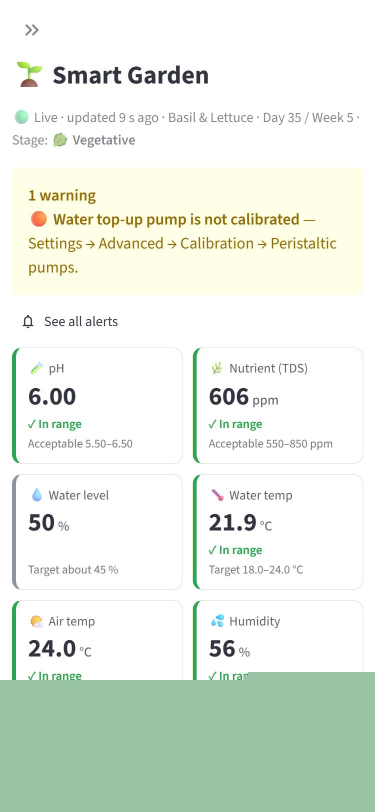
#> input picture docs/poster/screens/phone_home_raw.jpg, 750 x 1624 px (shown at 1/2 size)
$ python frame_screens.py phone screens/phone_home_raw.jpg phone_home.png
#> lines starting #> are read from the running program, lines starting #| are printed output that depends on the picture; after the words box and inside, x2 and y2 are one past the last pixel; in counts of white or black regions, pixels touching at a corner belong together
"""Put dashboard screenshots in simple device frames for the poster.

    python frame_screens.py phone screens/phone_home_raw.jpg phone_home.png
    python frame_screens.py browser screens/desktop_trends_raw.png desktop_trends.png

phone: rounded dark bezel, camera notch, side buttons, soft shadow.
browser: window with title bar, three dots, address bar showing the dashboard URL.
Transparent background (PNG) so the frame sits on any poster colour.
"""
import sys

from PIL import Image, ImageDraw, ImageFilter, ImageFont

BEZEL = (28, 31, 36, 255)
FRAME_EDGE = (70, 76, 86, 255)


# [7 lines left out: function _font, not called in this run]


def _shadow(size, box, radius, blur, offset=(0, 18), alpha=90):
    sh = Image.new("RGBA", size, (0, 0, 0, 0))
    d = ImageDraw.Draw(sh)
    x0, y0, x1, y1 = box
    d.rounded_rectangle((x0 + offset[0], y0 + offset[1], x1 + offset[0], y1 + offset[1]),
                        radius, fill=(0, 0, 0, alpha))
    return sh.filter(ImageFilter.GaussianBlur(blur))


def phone(src, out, screen_w=750):
#> called with src = 'screens/phone_home_raw.jpg', out = 'phone_home.png', screen_w = 750
    shot = Image.open(src).convert("RGBA")
    scale = screen_w / shot.width
#> scale = 1
    shot = shot.resize((screen_w, int(shot.height * scale)), Image.LANCZOS)
    sw, sh = shot.size
#> sw = 750; sh = 1624
    bezel = int(screen_w * 0.045)
    r_out, r_in = int(screen_w * 0.14), int(screen_w * 0.10)
    margin = 90
    W, H = sw + 2 * bezel + 2 * margin, sh + 2 * bezel + 2 * margin
#> W = 996; H = 1870
    body = (margin, margin, margin + sw + 2 * bezel, margin + sh + 2 * bezel)
#> body = (90, 90, 906, 1780)
    canvas = Image.new("RGBA", (W, H), (0, 0, 0, 0))
#> canvas: PIL image 996x1870 RGBA; every value is 0
    canvas.alpha_composite(_shadow((W, H), body, r_out, 28))
#> in _shadow, `return sh.filter(ImageFilter.GaussianBlur(blur))`:
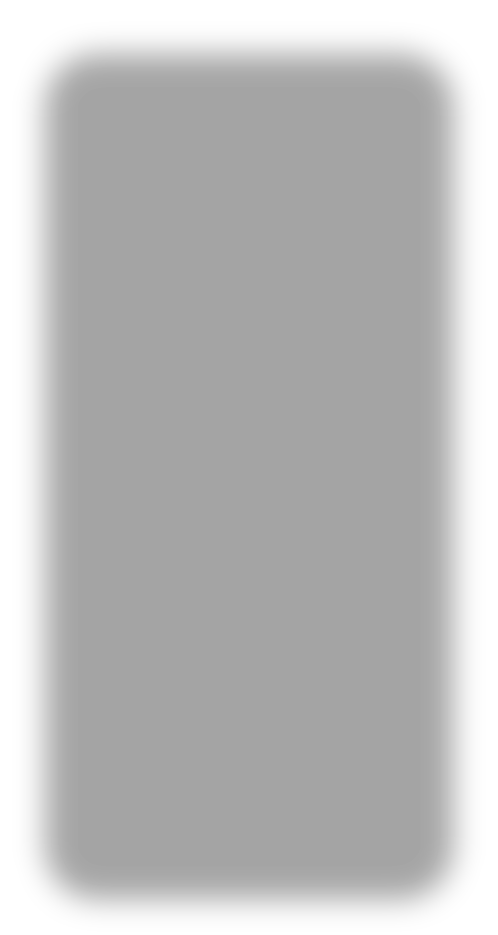
#> returned value: PIL image 996x1870 RGBA (shown at 1/2 size); mean R, G, B, A 0, 0, 0, 66.3; transparent parts drawn white
    d = ImageDraw.Draw(canvas)
    # side buttons
    bx = body[2] - 2
#> bx = 904
    d.rounded_rectangle((bx, body[1] + 260, bx + 10, body[1] + 400), 5, fill=FRAME_EDGE)
    d.rounded_rectangle((body[0] - 8, body[1] + 220, body[0] + 2, body[1] + 300), 5, fill=FRAME_EDGE)
    d.rounded_rectangle((body[0] - 8, body[1] + 320, body[0] + 2, body[1] + 400), 5, fill=FRAME_EDGE)
    d.rounded_rectangle(body, r_out, fill=BEZEL, outline=FRAME_EDGE, width=4)
    # screen with rounded corners
    mask = Image.new("L", (sw, sh), 0)
#> mask: PIL image 750x1624 L; every value is 0
    ImageDraw.Draw(mask).rounded_rectangle((0, 0, sw - 1, sh - 1), r_in, fill=255)
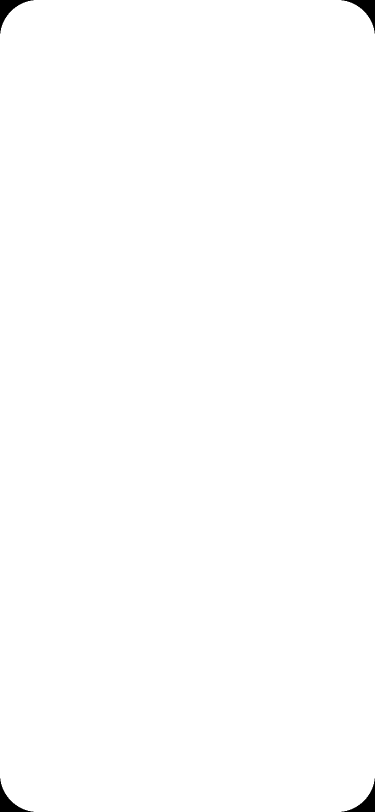
#> mask: PIL image 750x1624 L (shown at 1/2 size); 99.6% white; 4 black regions, box (x1, y1, x2, y2) and area: (0, 0, 67, 67) 1230, (683, 0, 750, 67) 1230, (0, 1557, 67, 1624) 1230, (683, 1557, 750, 1624) 1230
    canvas.paste(shot, (body[0] + bezel, body[1] + bezel), mask)
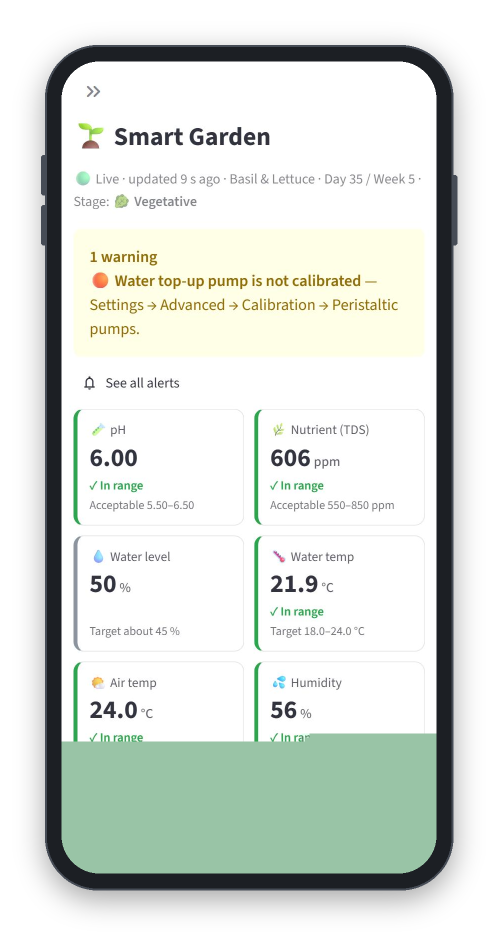
#> canvas: PIL image 996x1870 RGBA (shown at 1/2 size); mean R, G, B, A 153.4, 158.9, 153, 190.9; transparent parts drawn white
    # camera notch (pill)
    cx = (body[0] + body[2]) // 2
#> cx = 498
    nw, nh = int(screen_w * 0.28), int(screen_w * 0.06)
    top = body[1] + bezel + 14
#> top = 137
    d.rounded_rectangle((cx - nw // 2, top, cx + nw // 2, top + nh), nh // 2, fill=BEZEL)
    canvas.save(out)
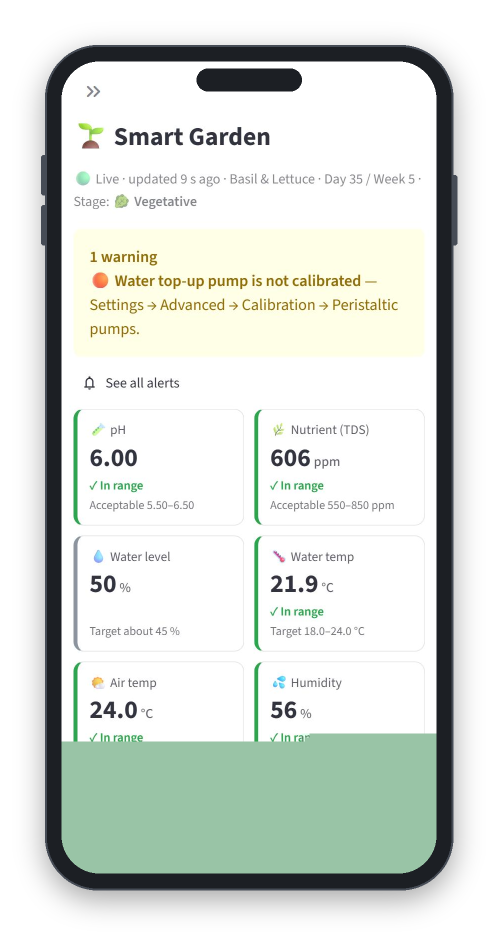
#> saved as phone_home.png: PIL image 996x1870 RGBA (shown at 1/2 size); mean R, G, B, A 152.3, 157.7, 151.9, 190.9; transparent parts drawn white


# [36 lines left out: functions browser, crop, not called in this run]


if __name__ == "__main__":
    kind, src, out = sys.argv[1], sys.argv[2], sys.argv[3]
    if len(sys.argv) > 5:          # optional crop: top height (raw pixels)
        src = crop(src, int(sys.argv[4]), int(sys.argv[5]), out + ".crop.png")
    {"phone": phone, "browser": browser}[kind](src, out)
    if len(sys.argv) > 5:
        import os
        os.remove(src)
    print("wrote", out)

$ run again, with docs/poster/screens/desktop_trends_raw.png saved as docs/poster/screens/phone_home_raw.jpg
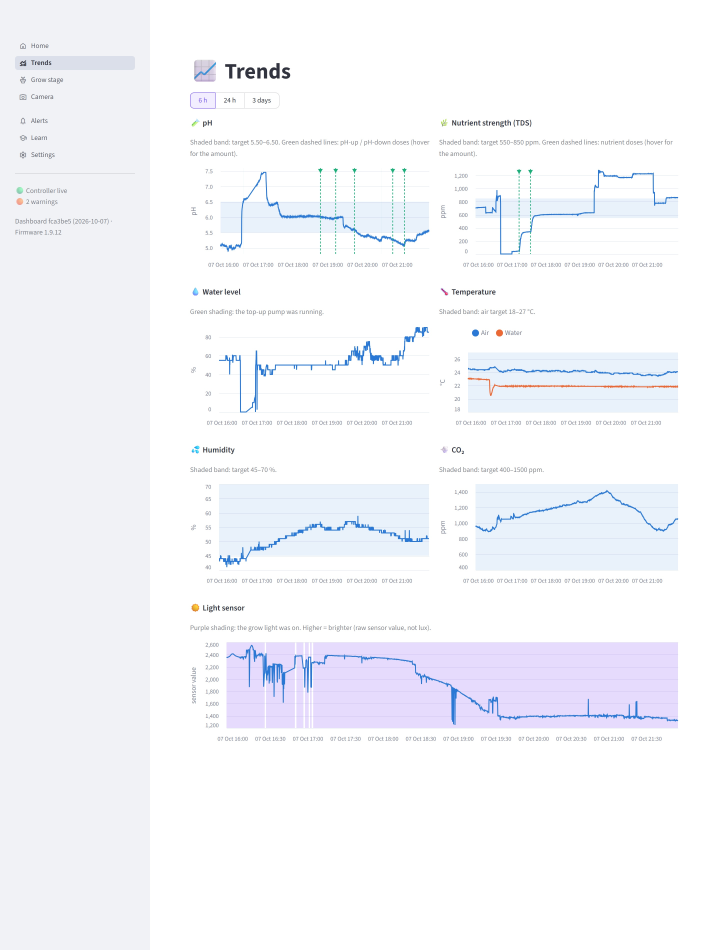
#> input picture docs/poster/screens/desktop_trends_raw.png, 2880 x 3800 px (shown at 1/4 size)
#> in phone, `ImageDraw.Draw(mask).rounded_rectangle((0, 0, sw - 1, sh - 1), r_in, f..`:
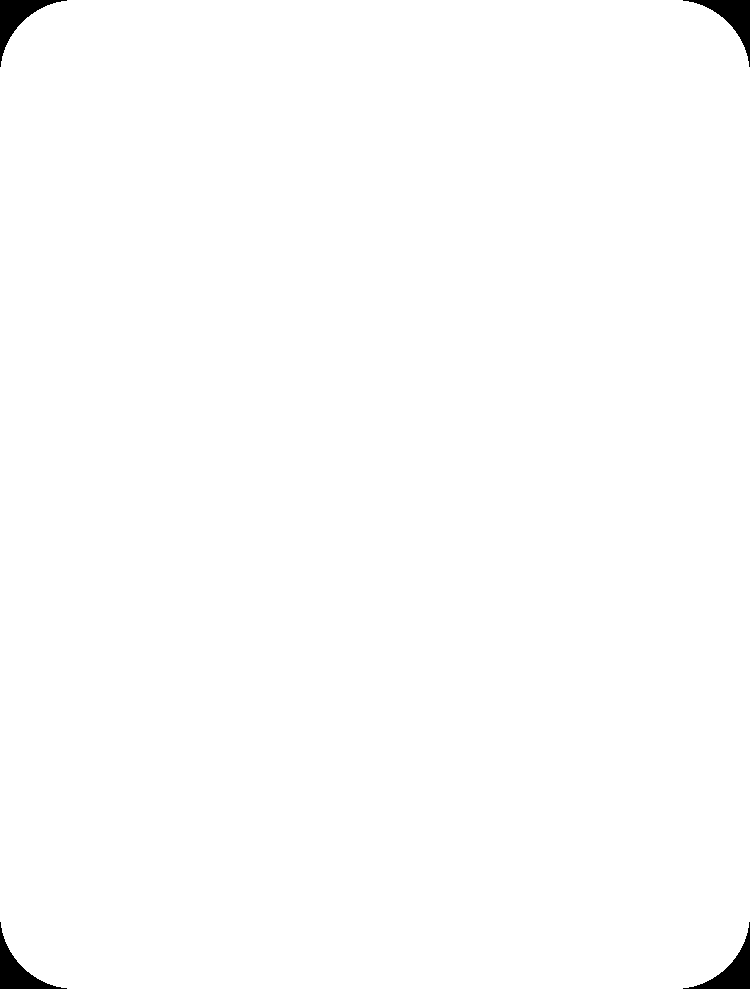
#> mask: PIL image 750x989 L; 99.3% white; 4 black regions, box (x1, y1, x2, y2) and area: (0, 0, 67, 67) 1230, (683, 0, 750, 67) 1230, (0, 922, 67, 989) 1230, (683, 922, 750, 989) 1230
#> in phone, `canvas.save(out)`:
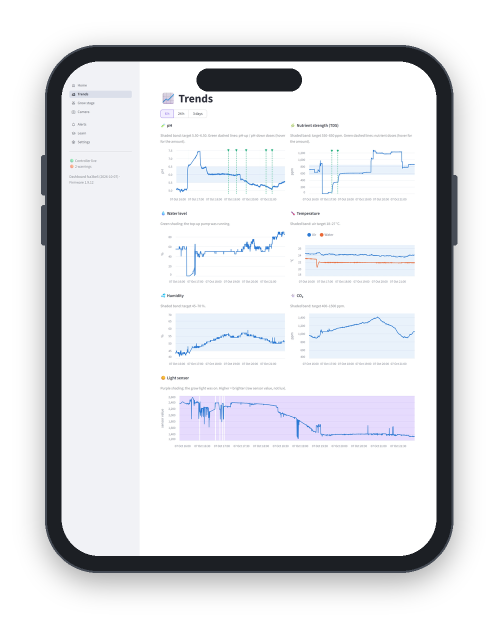
#> saved as phone_home.png: PIL image 996x1235 RGBA (shown at 1/2 size); mean R, G, B, A 148.8, 149.7, 152.7, 180.5; transparent parts drawn white

$ run again, with docs/poster/desktop_trends.png saved as docs/poster/screens/phone_home_raw.jpg
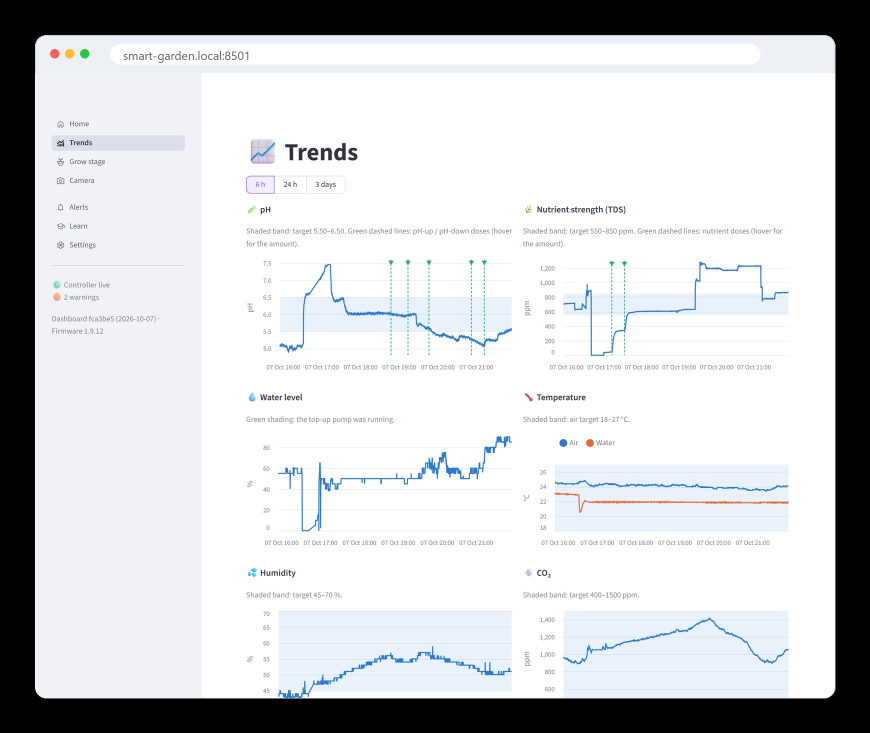
#> input picture docs/poster/desktop_trends.png, 1740 x 1466 px (shown at 1/2 size)
#> in phone, `ImageDraw.Draw(mask).rounded_rectangle((0, 0, sw - 1, sh - 1), r_in, f..`:
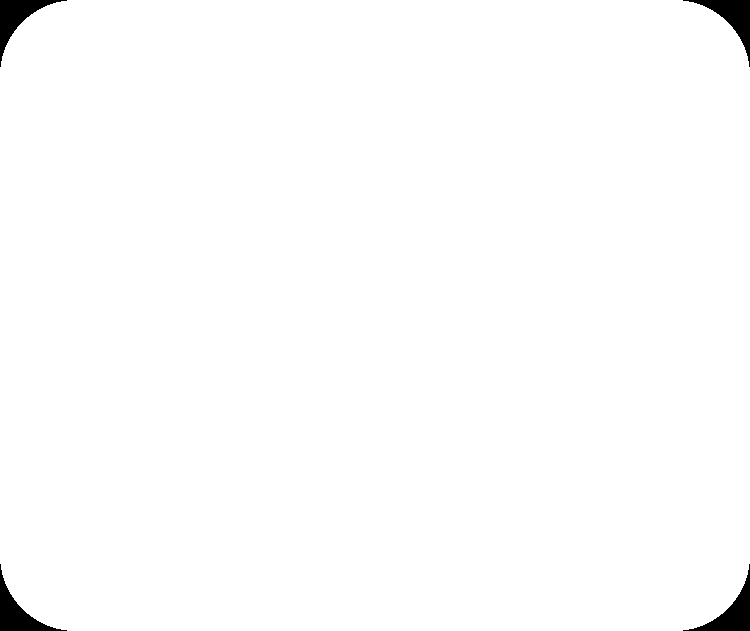
#> mask: PIL image 750x631 L; 99% white; 4 black regions, box (x1, y1, x2, y2) and area: (0, 0, 67, 67) 1230, (683, 0, 750, 67) 1230, (0, 564, 67, 631) 1230, (683, 564, 750, 631) 1230
#> in phone, `canvas.save(out)`:
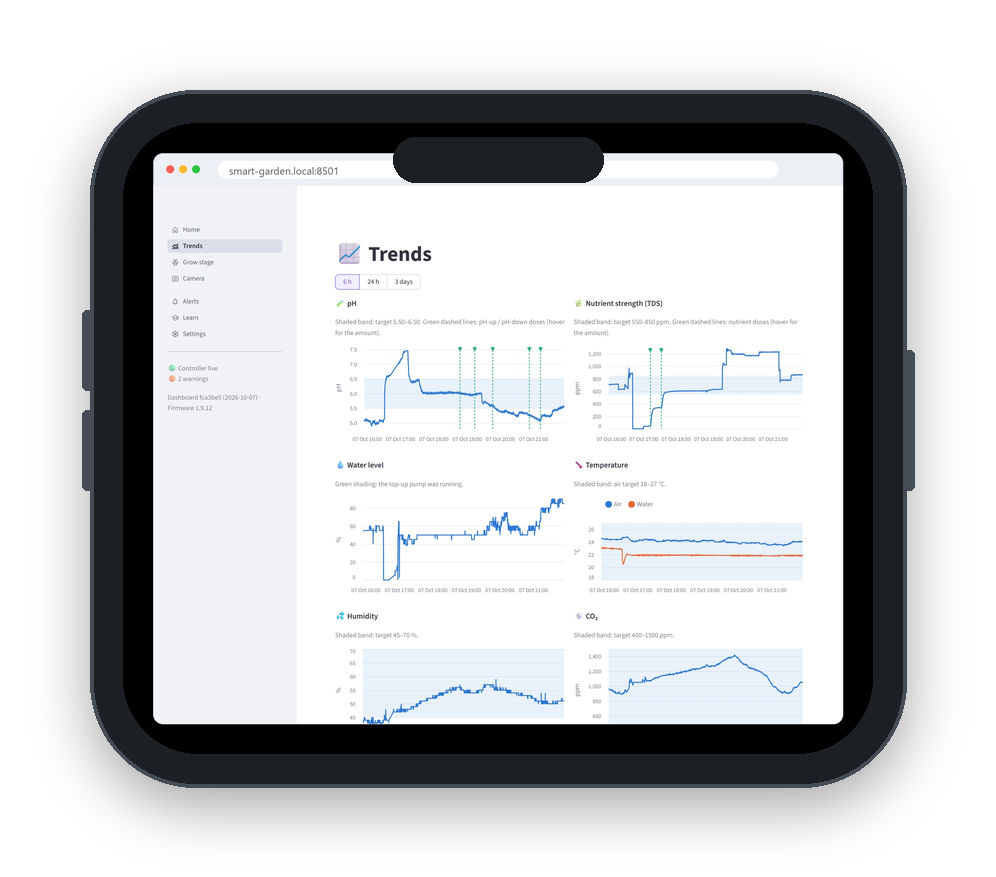
#> saved as phone_home.png: PIL image 996x877 RGBA; mean R, G, B, A 112.8, 114.1, 116, 167.9; transparent parts drawn white

$ run again, with docs/poster/screens/desktop_home_raw.png saved as docs/poster/screens/phone_home_raw.jpg
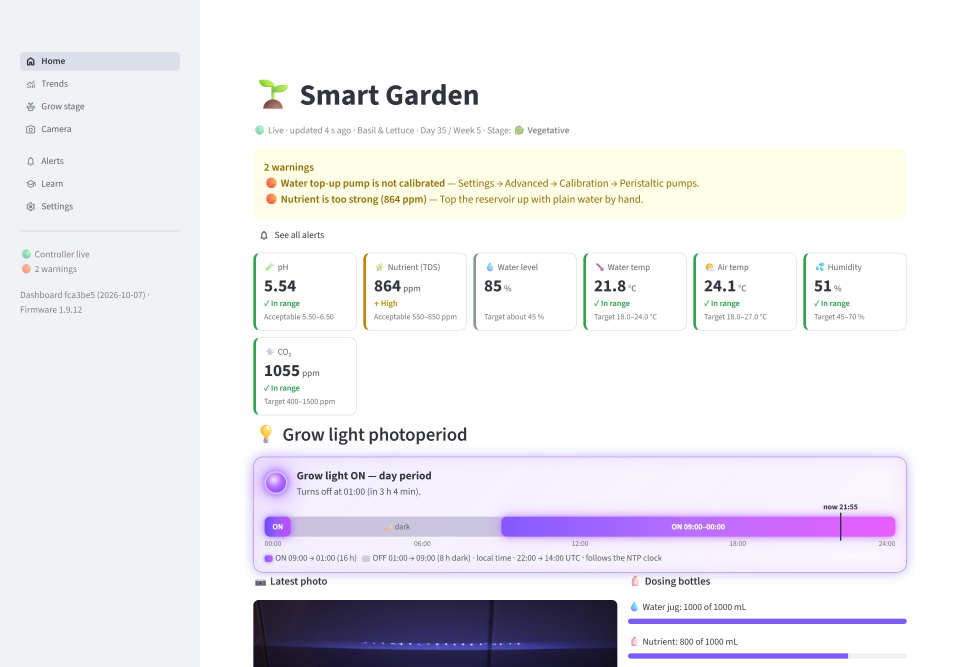
#> input picture docs/poster/screens/desktop_home_raw.png, 2880 x 2000 px (shown at 1/3 size)
#> in phone, `ImageDraw.Draw(mask).rounded_rectangle((0, 0, sw - 1, sh - 1), r_in, f..`:
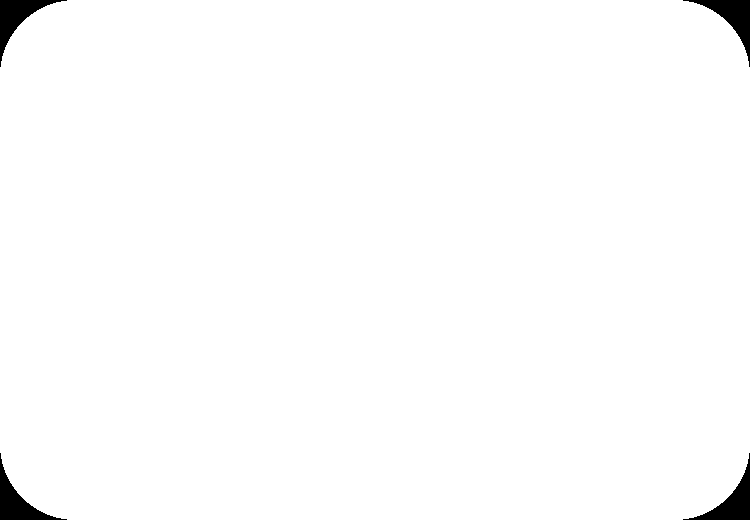
#> mask: PIL image 750x520 L; 98.7% white; 4 black regions, box (x1, y1, x2, y2) and area: (0, 0, 67, 67) 1230, (683, 0, 750, 67) 1230, (0, 453, 67, 520) 1230, (683, 453, 750, 520) 1230
#> in phone, `canvas.save(out)`:
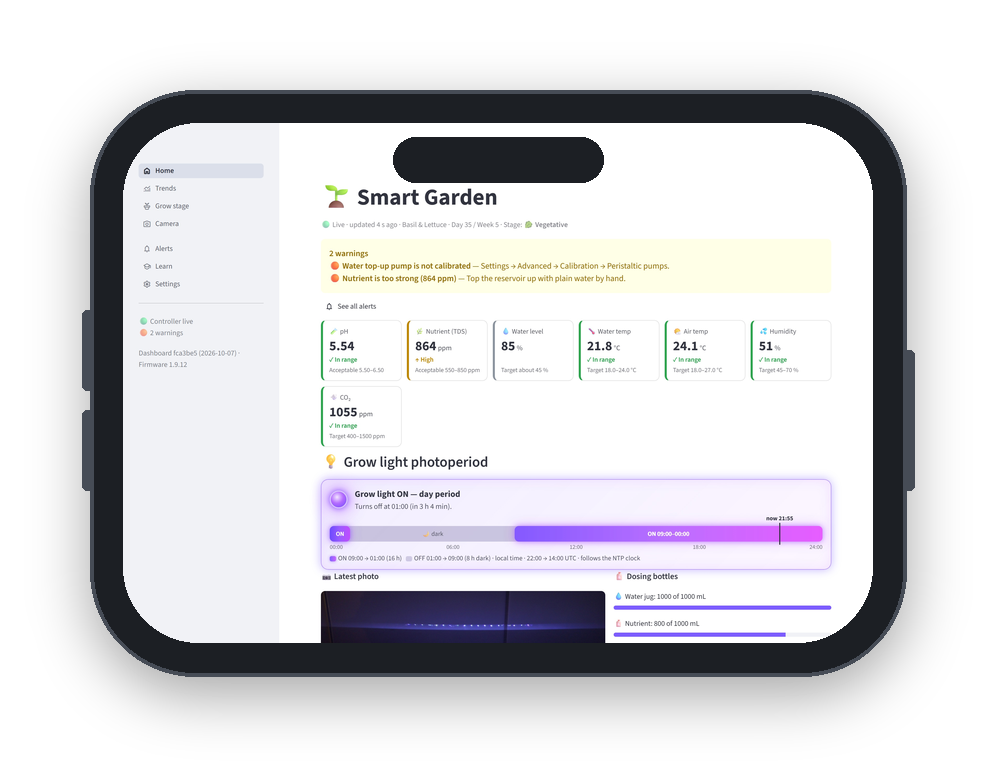
#> saved as phone_home.png: PIL image 996x766 RGBA; mean R, G, B, A 120.6, 120.1, 123.5, 161.6; transparent parts drawn white
